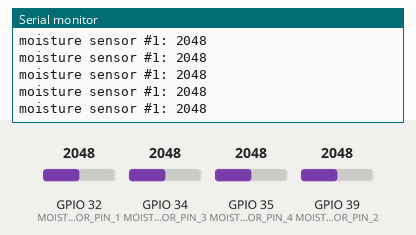
This sketch was run on a simulated ESP32. On the bench: the last lines printed to the serial monitor. The test bench sets the inputs (shaded band); at power-on: GPIO 34 (MOISTURE_SENSOR_PIN_3) = 2048, GPIO 35 (MOISTURE_SENSOR_PIN_4) = 2048, GPIO 32 (MOISTURE_SENSOR_PIN_1) = 2048, GPIO 39 (MOISTURE_SENSOR_PIN_2) = 2048.

Above: at 2.7 s.
2.8 s: GPIO 34 (MOISTURE_SENSOR_PIN_3) set to 1049
At 3.01 s:
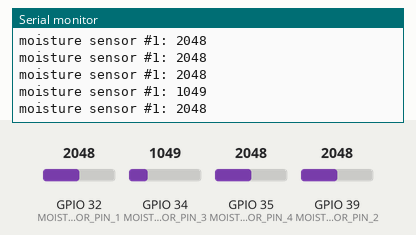
4.3 s: GPIO 34 (MOISTURE_SENSOR_PIN_3) set to 947
At 4.46 s:
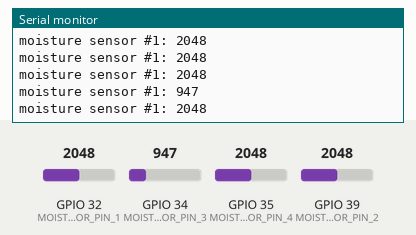
5.8 s: GPIO 35 (MOISTURE_SENSOR_PIN_4) set to 1037
At 5.8 s:
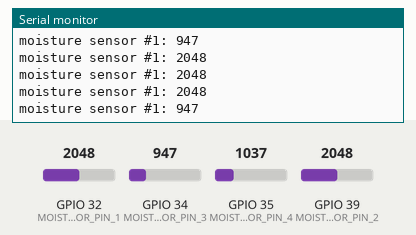
7.3 s: GPIO 35 (MOISTURE_SENSOR_PIN_4) set to 950
At 7.36 s:
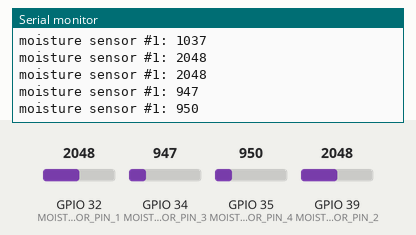
Timing chart, 0 to 10.3 s (numbered marks = the images above; inputs shaded):
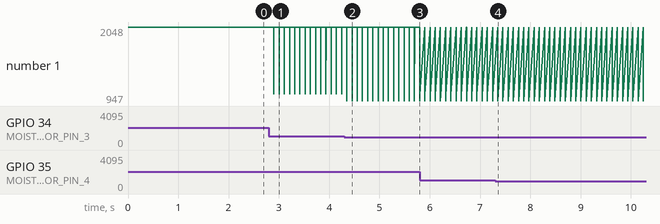

The sketch:

Moisture_sensor_UT.ino
```cpp
#define MOISTURE_SENSOR_PIN_1 32        // Analog pin connected to the first moisture sensor
#define MOISTURE_SENSOR_PIN_2 39        // Analog pin connected to the second moisture sensor
#define MOISTURE_SENSOR_PIN_3 34        // Analog pin connected to the third moisture sensor
#define MOISTURE_SENSOR_PIN_4 35        // Analog pin connected to the fourth moisture sensor

int sensor_reading = 0;


void setup(void) {
  Serial.begin(115200);
}

void loop(void) {
  sensor_reading = analogRead(MOISTURE_SENSOR_PIN_1);
  Serial.print("moisture sensor #1: ");
  Serial.println(sensor_reading);
  sensor_reading = analogRead(MOISTURE_SENSOR_PIN_2);
  Serial.print("moisture sensor #1: ");
  Serial.println(sensor_reading);
  sensor_reading = analogRead(MOISTURE_SENSOR_PIN_3);
  Serial.print("moisture sensor #1: ");
  Serial.println(sensor_reading);
  sensor_reading = analogRead(MOISTURE_SENSOR_PIN_4);
  Serial.print("moisture sensor #1: ");
  Serial.println(sensor_reading);
  delay(100);
}
```

Measured:
- after the input at 2.8 s, the serial monitor: prints a new line after 0.10 s (image 1)
- after the input at 4.3 s, the serial monitor: prints a new line after 0.05 s (image 2)
- after the input at 7.3 s, the serial monitor: prints a new line after 0.05 s (image 4)
- plotted number 1: 2048 → 947 after the input at 4.3 s, 947 → 1037 after the input at 5.8 s, 1037 → 950 after the input at 7.3 s
